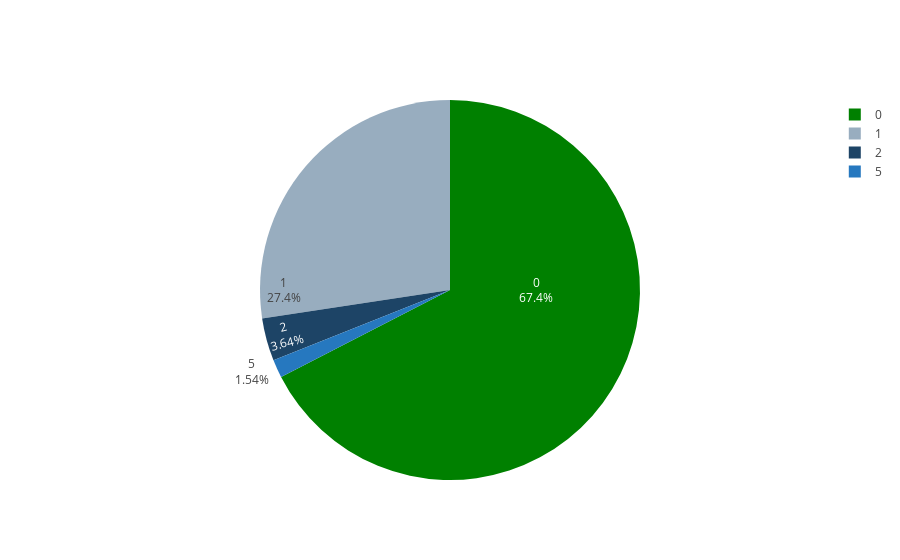

This figure's notebook cell:
### Code cell
labels = data['M_WEATHER'].value_counts()[:10].index
values = data['M_WEATHER'].value_counts()[:10].values
colors=['Green',
 '#98adbf',
 '#1d4466',
 '#2678bf',
 '#2c6699',
 '#3780bf',
 '#3a88cc',
 '#4c89bf',
 'Red']

fig = go.Figure(data=[go.Pie(labels=labels, values=values, textinfo='label+percent',
                             insidetextorientation='radial',marker=dict(colors=colors))])
fig.show()

### Figure 1 — Plotly figure (JSON) as saved in the notebook; plotly's stock layout.template omitted (floating-point values rounded to 4 significant figures)
{"data": [{"insidetextorientation": "radial", "labels": [0, 1, 2, 5], "marker": {"colors": ["Green", "#98adbf", "#1d4466", "#2678bf", "#2c6699", "#3780bf", "#3a88cc", "#4c89bf", "Red"]}, "textinfo": "label+percent", "type": "pie", "values": [1880022, 763609, 101486, 42812]}], "layout": {}}
